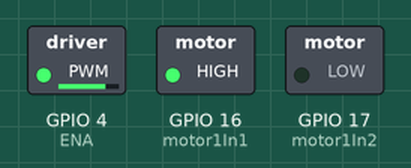
Bench run of a sketch on a simulated ESP32. Parts: switched loads named in the sketch (green lamp = pin HIGH). What the sketch prints to the serial monitor is not drawn.

Above: at 0.1 s.
Timing chart, 0 to 1.6 s (numbered marks = the images above):
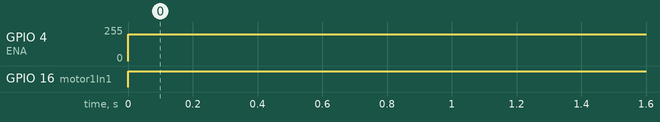

The sketch:

L298N.ino
```cpp
// Motor A
#define motor1In1 16
#define motor1In2 17
#define ENA 4

// Setting PWM properties
#define freq 30000
#define resolution 8
#define pwmChannel 0

int dutyCycle = 200;

void setup() {
  Serial.begin(115200);

  // sets the pins as outputs:
  pinMode(motor1In1, OUTPUT);
  pinMode(motor1In2, OUTPUT);
  pinMode(ENA, OUTPUT);

  // configure LED PWM functionalitites
  ledcSetup(pwmChannel, freq, resolution);

  // attach the channel to the GPIO to be controlled
  ledcAttachPin(ENA, pwmChannel);
}

void loop() {
  // Move the DC motor forward at maximum speed
  Serial.println("Moving Forward");
  ledcWrite(pwmChannel, dutyCycle);
  digitalWrite(motor1In1, HIGH);
  digitalWrite(motor1In2, LOW);
  // delay(2000);

  // // Stop the DC motor
  // Serial.println("Motor stopped");
  // digitalWrite(motor1In1, LOW);
  // digitalWrite(motor1In2, LOW);
  // delay(1000);

  // // Move DC motor backwards at maximum speed
  // Serial.println("Moving Backwards");
  // digitalWrite(motor1In1, HIGH);
  // digitalWrite(motor1In2, LOW);
  // delay(2000);

  // // Stop the DC motor
  // Serial.println("Motor stopped");
  // digitalWrite(motor1In1, LOW);
  // digitalWrite(motor1In2, LOW);
  // delay(1000);

  // Move DC motor forward with increasing speed
  // digitalWrite(motor1In1, HIGH);
  // digitalWrite(motor1In2, LOW);
  // while (dutyCycle <= 255) {
  //   ledcWrite(pwmChannel, dutyCycle);
  //   Serial.print("Forward with duty cycle: ");
  //   Serial.println(dutyCycle);
  //   dutyCycle = dutyCycle + 5;
  //   delay(500);
  // }
  // dutyCycle = 200;
}
```

Measured:
- by itself, GPIO 4 (ENA): 0/255 → 199/255 at 0.00 s
- by itself, GPIO 16 (motor1In1): LOW → HIGH at 0.00 s
